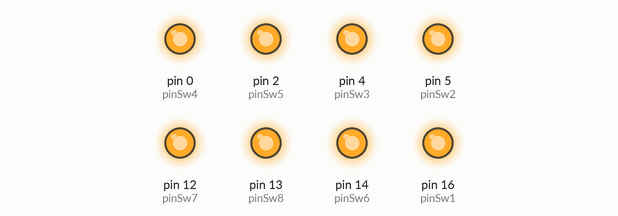
Recording of a sketch running on a simulated Arduino Uno, built with avr-gcc and run on an emulated ATmega328P. Parts: output pins drawn as LEDs (lit = HIGH).

Above: at 1.5 s.
At 4.5 s:
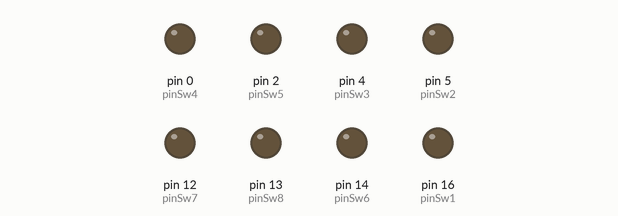
Timing chart, 0 to 7.8 s (numbered marks = the images above):
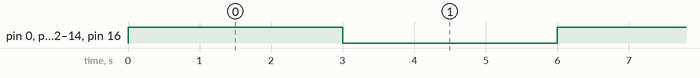

The sketch:

testEsp8266Switch.ino
```cpp
int pinSw1 = 16;
int pinSw2 = 5;
int pinSw3 = 4;
int pinSw4 = 0;
int pinSw5 = 2;
int pinSw6 = 14;
int pinSw7 = 12;
int pinSw8 = 13;
void setup() {
  pinMode(pinSw1, OUTPUT);
  pinMode(pinSw2, OUTPUT);
  pinMode(pinSw3, OUTPUT);
  pinMode(pinSw4, OUTPUT);
  pinMode(pinSw5, OUTPUT);
  pinMode(pinSw6, OUTPUT);
  pinMode(pinSw7, OUTPUT);
  pinMode(pinSw8, OUTPUT);
}

void loop() {
   digitalWrite(pinSw1, HIGH);//输出HIGH电平,继电器模块闭合
   digitalWrite(pinSw2, HIGH);//输出HIGH电平,继电器模块闭合
   digitalWrite(pinSw3, HIGH);
   digitalWrite(pinSw4, HIGH);
   digitalWrite(pinSw5, HIGH);
   digitalWrite(pinSw6, HIGH);
   digitalWrite(pinSw7, HIGH);
   digitalWrite(pinSw8, HIGH);
   delay(3000); //等待5000毫秒

   digitalWrite(pinSw1, LOW);//输出LOW电平,继电器模块断开
   digitalWrite(pinSw2, LOW);
   digitalWrite(pinSw3, LOW);
   digitalWrite(pinSw4, LOW);
   digitalWrite(pinSw5, LOW);
   digitalWrite(pinSw6, LOW);
   digitalWrite(pinSw7, LOW);
   digitalWrite(pinSw8, LOW);
   delay(3000); //等待8000毫秒
}
```

Measured:
- by itself, pin 0 (pinSw4), pin 2 (pinSw5), pin 4 (pinSw3), pin 5 (pinSw2), pin 12 (pinSw7), pin 13 (pinSw8), pin 14 (pinSw6), pin 16 (pinSw1): alternates HIGH for 3.0 s and LOW for 3.0 s
